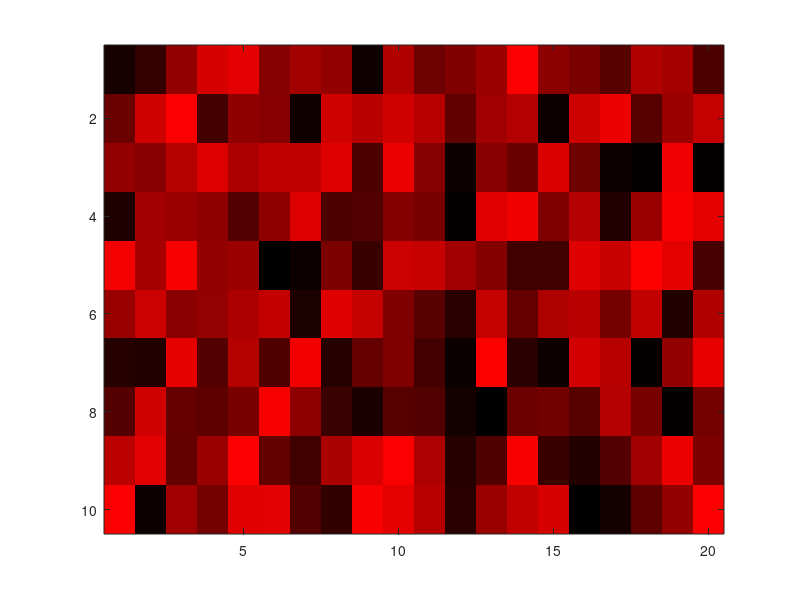

Recreate this plot in MATLAB.
red = cat(3, rand(10,20), zeros(10,20), zeros(10,20));
imagesc(red);

%blue = cat(3, zeros(10,20), zeros(10,20), rand(10,20));
%imagesc(blue);

%same = rand(10,20);
%yellow = cat(3, same, same, zeros(10,20));
%imagesc(yellow);

%{ 
there are 3 values for each tile. 
Red (1), Green (2), and blue (3).
When setting the first to random values and the rest to zeros, 
there are only shades of red.
When setting the second to random values and the rest to zeros,
there are only shades of green.
When setting the third to random values and the rest to zeros,
there are only shades of blue.
To create a full yellow picture, set all green and red values to 1.
To create a scale of yellow only, 
create the same random matrix for green and red.
%}